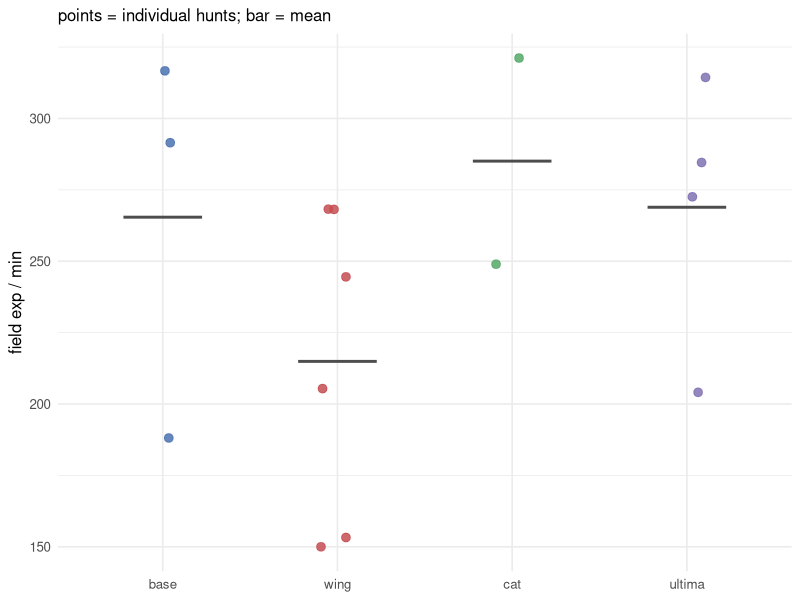
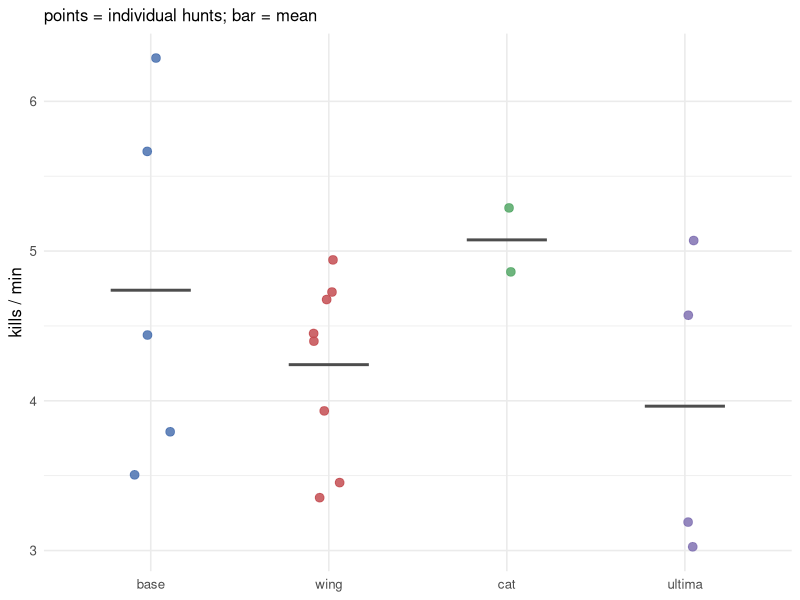
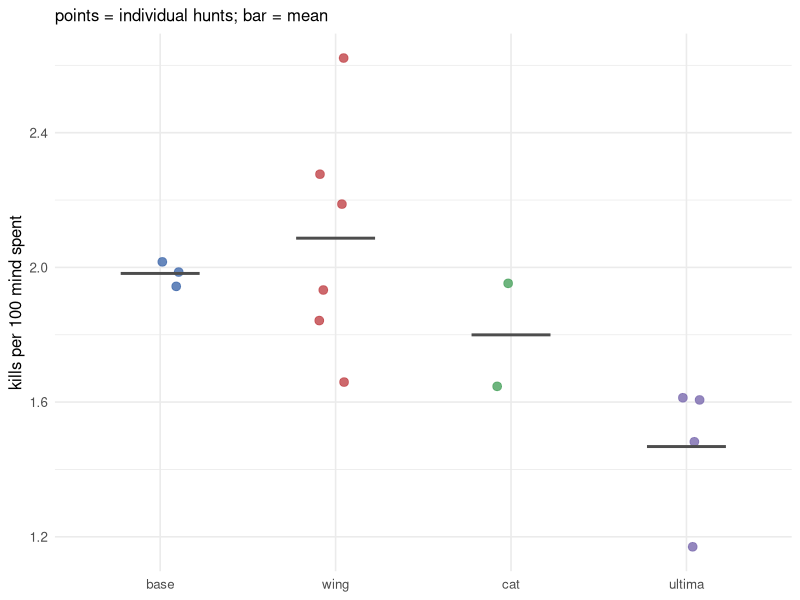
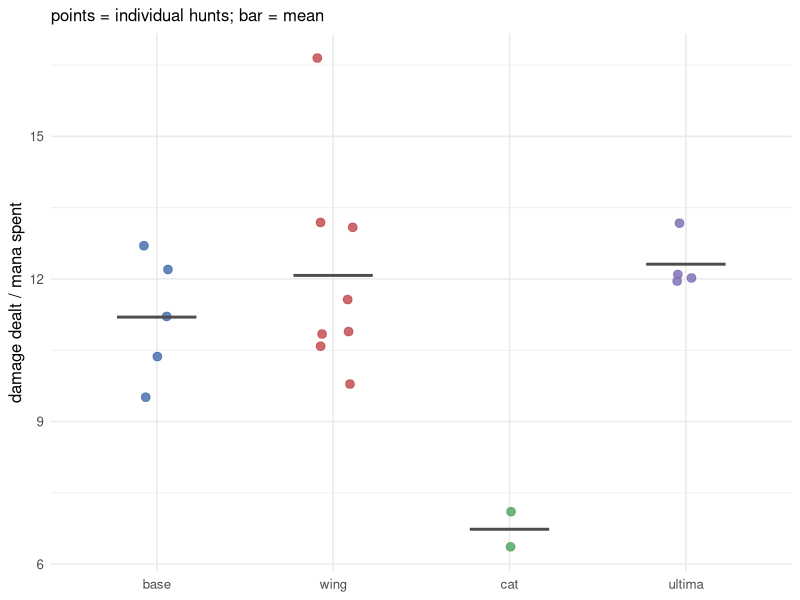
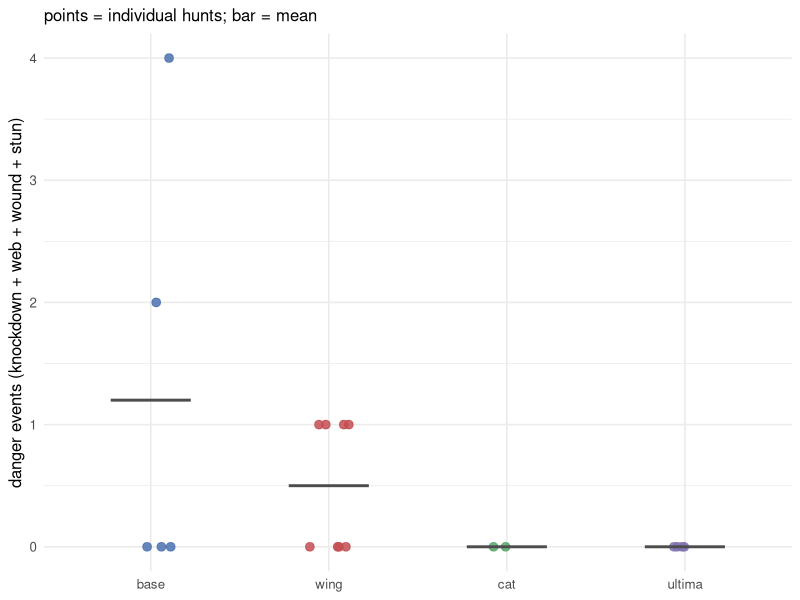

Generate these figures, in order, with R:
## ---- chunk 1
knitr::opts_chunk$set(echo = FALSE, message = FALSE, warning = FALSE,
                      fig.width = 8, fig.height = 4.5, dpi = 100)

library(dplyr)
library(ggplot2)
library(kableExtra)

# Consistent variant order / colours everywhere
variant_levels <- c("base", "wing", "cat", "ultima")
variant_cols   <- c(base = "#4C72B0", wing = "#C44E52", cat = "#55A868",
                    ultima = "#8172B2")
## ---- chunk 2
raw <- read.csv("hunts.csv", stringsAsFactors = FALSE, na.strings = c("", "NA", "?"))

hunts <- raw %>%
  mutate(
    variant      = factor(variant, levels = variant_levels),
    start_mind   = suppressWarnings(as.numeric(start_mind)),
    end_mind     = suppressWarnings(as.numeric(end_mind)),
    # mind_gained: use the CSV value, else derive from end - start
    mind_gained  = suppressWarnings(as.numeric(mind_gained)),
    mind_gained  = ifelse(is.na(mind_gained) & !is.na(end_mind) & !is.na(start_mind),
                          end_mind - start_mind, mind_gained),
    # recompute the rate metrics so they stay correct as rows are appended
    exp_per_min      = ifelse(!is.na(mind_gained) & duration_min > 0,
                              mind_gained / duration_min, NA_real_),
    kills_per_min    = ifelse(duration_min > 0, kills / duration_min, NA_real_),
    kills_per_100mind = ifelse(!is.na(mind_gained) & mind_gained > 0,
                               kills / mind_gained * 100, NA_real_),
    dmg_per_mana     = ifelse(mana_out > 0, dmg_dealt / mana_out, NA_real_),
    # incoming-danger signal (see README: maneuvers are the real threat, not dmg)
    danger_events    = coalesce(knockdowns, 0) + coalesce(webbed_by_enemy, 0) +
                       coalesce(wounds_taken, 0) + coalesce(stun_events, 0),
    # mana_in minus Symbol-of-Mana refills (flat 50 each). For base/wing this is
    # the sac4mana "sacrifice mana" surge; for cat it also includes Dark
    # Catalyst's 1-14 refund per cast, so read cat's value as an upper bound.
    mana_recovered   = coalesce(mana_in, 0) - 50 * coalesce(symbol_mana_casts, 0),
    got_sac_harvest  = variant != "cat" & mana_recovered > 0,
    hunt_id          = row_number()
  )

n_by_variant <- hunts %>% count(variant, name = "hunts", .drop = FALSE)
## ---- chunk 3
n_by_variant %>%
  kbl(caption = "Hunts logged per variant") %>%
  kable_styling(full_width = FALSE)
## ---- chunk 4
hunts %>%
  transmute(
    id = hunt_id, date, variant,
    dur_min = round(duration_min, 2),
    kills,
    mind_gained,
    exp_per_min       = round(exp_per_min, 1),
    kills_per_min     = round(kills_per_min, 2),
    kills_per_100mind = round(kills_per_100mind, 2),
    dmg_per_mana      = round(dmg_per_mana, 2),
    deaths,
    danger_events,
    mana_recovered,
    cube = martial_prowess
  ) %>%
  kbl(caption = "One row per hunt (NA = not measurable from that log)") %>%
  kable_styling(full_width = FALSE, bootstrap_options = c("striped", "condensed"))
## ---- chunk 5
summarise_metric <- function(df, col) {
  fix <- function(x) ifelse(is.nan(x) | is.infinite(x), NA_real_, round(x, 2))
  df %>%
    group_by(variant, .drop = FALSE) %>%
    summarise(
      n_obs  = sum(!is.na(.data[[col]])),
      mean   = fix(mean(.data[[col]], na.rm = TRUE)),
      median = fix(median(.data[[col]], na.rm = TRUE)),
      min    = fix(min(.data[[col]], na.rm = TRUE)),
      max    = fix(max(.data[[col]], na.rm = TRUE)),
      .groups = "drop"
    )
}

metrics <- c("exp_per_min", "kills_per_min", "kills_per_100mind",
             "dmg_per_mana", "duration_min", "danger_events", "mana_recovered")
## ---- chunk 6
for (m in metrics) {
  cat(
    summarise_metric(hunts, m) %>%
      kbl(caption = m) %>%
      kable_styling(full_width = FALSE,
                    bootstrap_options = c("striped", "condensed")),
    "\n"
  )
}
## ---- chunk 7
plot_metric <- function(df, col, ylab) {
  d <- df %>% filter(!is.na(.data[[col]]))
  ggplot(d, aes(variant, .data[[col]], colour = variant)) +
    geom_jitter(width = 0.12, height = 0, size = 2.6, alpha = 0.85) +
    stat_summary(fun = mean, geom = "crossbar", width = 0.45,
                 linewidth = 0.4, colour = "grey30") +
    scale_colour_manual(values = variant_cols, drop = FALSE) +
    labs(x = NULL, y = ylab,
         subtitle = "points = individual hunts; bar = mean") +
    theme_minimal(base_size = 12) +
    theme(legend.position = "none")
}

plot_metric(hunts, "exp_per_min", "field exp / min")
## ---- chunk 8
plot_metric(hunts, "kills_per_min", "kills / min")
plot_metric(hunts, "kills_per_100mind", "kills per 100 mind spent")
plot_metric(hunts, "dmg_per_mana", "damage dealt / mana spent")
## ---- chunk 9
hunts %>%
  group_by(variant, .drop = FALSE) %>%
  summarise(
    hunts          = n(),
    deaths         = sum(coalesce(deaths, 0L)),
    knockdowns     = sum(coalesce(knockdowns, 0L)),
    enemy_webs     = sum(coalesce(webbed_by_enemy, 0L)),
    wounds         = sum(coalesce(wounds_taken, 0L)),
    stuns          = sum(coalesce(stun_events, 0L)),
    danger_per_hunt = round(mean(danger_events), 2),
    .groups = "drop"
  ) %>%
  kbl(caption = "Incoming danger, totals per variant") %>%
  kable_styling(full_width = FALSE)
## ---- chunk 10
plot_metric(hunts, "danger_events", "danger events (knockdown + web + wound + stun)")
## ---- chunk 11
hunts %>%
  group_by(variant, .drop = FALSE) %>%
  summarise(
    hunts                = n(),
    hunts_with_harvest   = if (first(variant) == "cat") NA_integer_ else sum(got_sac_harvest),
    total_mana_recovered = sum(mana_recovered),
    .groups = "drop"
  ) %>%
  kbl(caption = "sac4mana harvest (base/wing); cat = see notes") %>%
  kable_styling(full_width = FALSE)
